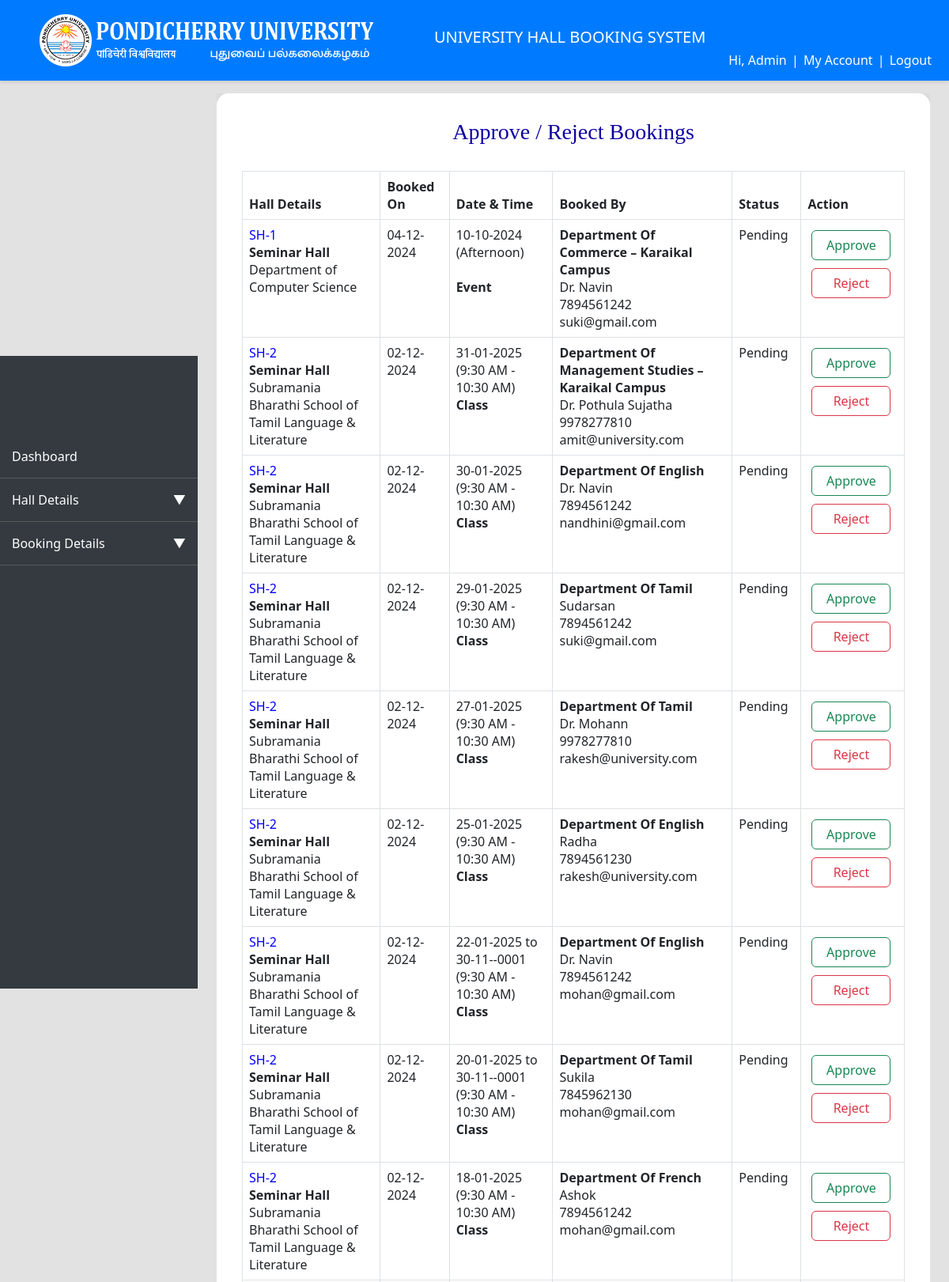
Screenshot of /status_update.php (signed in, upper part) with the database file from the repository.
### tables this page shows
CREATE TABLE `bookings` (
  `booking_id` int(11) NOT NULL,
  `hall_id` int(11) DEFAULT NULL,
  `user_id` int(11) DEFAULT NULL,
  `booking_date` date NOT NULL,
  `modified_date` date DEFAULT NULL,
  `start_date` date NOT NULL,
  `end_date` date NOT NULL,
  `start_time` time DEFAULT NULL,
  `end_time` time DEFAULT NULL,
  `purpose` enum('event','class') NOT NULL,
  `purpose_name` varchar(50) NOT NULL,
  `students_count` int(11) NOT NULL,
  `organiser_name` varchar(105) DEFAULT NULL,
  `organiser_department` varchar(255) DEFAULT NULL,
  `organiser_mobile` varchar(100) DEFAULT NULL,
  `organiser_email` varchar(100) DEFAULT NULL,
  `status` enum('pending','approved','booked','rejected','cancelled') DEFAULT NULL,
  `cancellation_reason` varchar(100) DEFAULT NULL,
  `rejection_reason` varchar(100) DEFAULT NULL,
  `slot_or_session` varchar(50) DEFAULT NULL
);

CREATE TABLE `hall_details` (
  `hall_id` int(11) NOT NULL,
  `type_id` int(11) NOT NULL,
  `hall_name` varchar(255) NOT NULL,
  `capacity` varchar(255) NOT NULL,
  `wifi` varchar(255) NOT NULL,
  `ac` varchar(255) NOT NULL,
  `projector` varchar(255) NOT NULL,
  `computer` varchar(255) NOT NULL,
  `audio_system` varchar(255) NOT NULL,
  `podium` varchar(255) NOT NULL,
  `ramp` varchar(255) NOT NULL,
  `smart_board` varchar(255) NOT NULL,
  `lift` varchar(255) NOT NULL,
  `white_board` varchar(255) NOT NULL,
  `blackboard` varchar(255) NOT NULL,
  `floor` enum('Ground Floor','First Floor','Second Floor','') NOT NULL,
  `zone` varchar(255) NOT NULL,
  `cost` varchar(255) NOT NULL,
  `image` varchar(255) NOT NULL,
  `availability` varchar(255) NOT NULL,
  `belongs_to` enum('Department','School','Administration','') NOT NULL,
  `department_id` int(11) DEFAULT NULL,
  `school_id` int(11) NOT NULL,
  `section_id` int(11) DEFAULT NULL,
  `section` varchar(25) NOT NULL,
  `incharge_name` varchar(255) NOT NULL,
  `designation` varchar(255) NOT NULL,
  `incharge_email` varchar(255) NOT NULL,
  `phone` varchar(255) NOT NULL,
  `from_date` date NOT NULL,
  `updated_date` varchar(6) NOT NULL
);

CREATE TABLE `hall_type` (
  `type_id` int(11) NOT NULL,
  `type_name` enum('Seminar Hall','Auditorium','Lecture Hall Room','Conference Hall') NOT NULL,
  `updated_date` date NOT NULL
);

CREATE TABLE `departments` (
  `department_id` int(10) NOT NULL,
  `school_id` int(11) DEFAULT NULL,
  `department_name` varchar(150) NOT NULL,
  `hod_name` varchar(255) NOT NULL,
  `hod_contact_mobile` varchar(11) NOT NULL,
  `designation` varchar(255) NOT NULL,
  `hod_contact_email` varchar(255) NOT NULL,
  `hod_intercom` varchar(255) NOT NULL
);

### status_update.php (the view, shortened to what this page needs)
<?php
include 'assets/conn.php';
include 'assets/header.php';
$sql = "
    SELECT b.*, r.*, d.*, ht.type_name  -- Fetching all booking, hall_details, department, and hall type details
    FROM bookings b
    JOIN hall_details r ON b.hall_id = r.hall_id
    LEFT JOIN departments d ON d.department_id = r.department_id
    LEFT JOIN hall_type ht ON r.type_id = ht.type_id  -- Joining hall_type table to get the type_name
    WHERE b.status = 'pending'";
$sql .= " ORDER BY b.booking_id DESC";
$stmt = $conn->prepare($sql);
$stmt->execute();
$result = $stmt->get_result();
?>
<!DOCTYPE html>
<html lang="en">
<head>
    <link rel="stylesheet" href="https://cdn.jsdelivr.net/npm/flatpickr/dist/flatpickr.min.css">
    <link href="https://cdn.jsdelivr.net/npm/bootstrap@5.3.0/dist/css/bootstrap.min.css" rel="stylesheet">
    <link rel="stylesheet" href="assets/design.css" />
</head>
<body>
<div class="container1-fluid">
        <div class="container1 mt-5">
            <div class="table-wrapper">
            <div class="card shadow-lg">
                    <div class="card-body">
     <table width="100%" class="table table-bordered">
        <thead> <center><h3 style="color:#0e00a3">Approve / Reject Bookings</h3><br>
        </center>
            <tr>
                <th width="20%">Hall Details</th>
                <th width="10%">Booked On</th>
                <th width="15%">Date & Time</th>
                <th width="20%">Booked By</th>
                <th width="10%">Status</th>
                <th width="10%">Action</th>
            </tr>
        </thead>
        <tbody>
            <?php if ($result->num_rows > 0): ?>
                <?php while ($row = $result->fetch_assoc()): ?>
                    <tr>
                        <td><span style="color:blue;"><?php echo strtoupper($row['hall_name']);?></span> <br>
                      <b>  <?php echo ucwords($row['type_name']);?>  </b><br>
                        <?php echo $row['department_name'];?>
                        </td>
                        <td><?php echo date("d-m-Y", strtotime($row['booking_date'])) . "  <br>";?></td>
                       <td>
                <?php
                    if ($row['start_date'] == $row['end_date']) {
                        echo date("d-m-Y", strtotime($row['start_date']))."<br>" ;
                    } else {
                        echo date("d-m-Y", strtotime($row['start_date'])) . " to " . date("d-m-Y", strtotime($row['end_date'])) . "<br>";
                    }
                    $booked_slots_string = $row['slot_or_session'];
$booked_slots = array_map('intval', explode(',', $booked_slots_string));
sort($booked_slots);
$forenoon_slots = [1, 2, 3, 4];
$afternoon_slots = [5, 6, 7, 8];
$full_day_slots = [1, 2, 3, 4, 5, 6, 7, 8];
$slot_timings = [
    1 => '9:30 AM - 10:30 AM',
    2 => '10:30 AM - 11:30 AM',
    3 => '11:30 AM - 12:30 PM',
    4 => '12:30 PM - 1:30 PM',
    5 => '1:30 PM - 2:30 PM',
    6 => '2:30 PM - 3:30 PM',
    7 => '3:30 PM - 4:30 PM',
    8 => '4:30 PM - 5:30 PM'
];
$booking_type = '';
$booked_timings = '';
if ($booked_slots === $full_day_slots) {
    $booking_type = "Full Day";
} elseif ($booked_slots === $forenoon_slots) {
    $booking_type = "Forenoon";
} elseif ($booked_slots === $afternoon_slots) {
    $booking_type = "Afternoon";
} else {
    $booked_timings = implode("<br> ", array_map(function($slot) use ($slot_timings) {
        return $slot_timings[$slot];
    }, $booked_slots));
}
if (!empty($booking_type)) {
    echo "(" . $booking_type . ")<br>";
}
if (!empty($booked_timings)) {
    echo "(" . $booked_timings . ")";
}
                ?>
                <br><b><?php echo ucwords($row['purpose_name']);?></b>
            </td>
            <td><b><?php echo  ucwords($row['organiser_department']);?></b><br>
                <?php echo  ucwords($row['organiser_name']);?><br>
         <?php echo $row['organiser_mobile'];?><br>
            <?php echo $row['organiser_email'];?>
            </td>
                        <td><?php echo ucwords(htmlspecialchars($row['status'])); ?></td>
                        <td>
                        <form action="status_update.php" method="post" style="display:inline;" onsubmit="return confirmAction(event);">
    <button type="submit" name="new_status" value="approved" class="btn btn-outline-success">Approve</button>
    <button type="submit" name="new_status" value="rejected" class="btn btn-outline-danger">Reject</button>
</form>
                        </td>
                    </tr>
                <?php endwhile; ?>
            <?php else: ?>
                <tr><td colspan="5">No pending requests.</td></tr>
            <?php endif; ?>
        </tbody>
    </table>
</div>
</div>
</div>
</div>
</div>
</body>
</html>

### assets/design.css (style rules this page uses)
body { background: #e2e2e2; }
.card { border: none; border-radius: 15px; }
.card-body { padding: 2rem; }
body { padding-top: 70px; }

### status_update.php (style rules this page uses)
.table-wrapper { overflow-x: auto; max-width: 100%; }
.container1 { margin-left: 250px; width: calc(100% - 250px); max-width: none; }
.container1-fluid { display: flex; justify-content: space-between; align-items: center; padding: 0 2%; }
.card { border: none; }
h3 { font-family: 'Times New Roman', Times, serif; }
.btn { width: 100px; margin: 5px; font-size: 16px; text-align: center; line-height: 30px; padding: 3px; }

### rows the page displays
bookings: hall.hall_name "SH-1", hall_type.type_name "Seminar Hall", departments.department_name "Department of Computer Science", booking_date "04-12-2024", start_date "10-10-2024", slot_or_session "Afternoon", purpose_name "Event", organiser_department "Department Of Commerce – Karaikal Campus", organiser_name "Dr. Navin", organiser_mobile "7894561242", organiser_email "suki@gmail.com", status "Pending"
bookings: hall.hall_name "SH-2", hall_type.type_name "Seminar Hall", departments.department_name "Subramania Bharathi School of Tamil Language & Literature", booking_date "02-12-2024", start_date "31-01-2025", slot_or_session "9:30 AM - 10:30 AM", purpose_name "Class", organiser_department "Department Of Management Studies – Karaikal Campus", organiser_name "Dr. Pothula Sujatha", organiser_mobile "9978277810", organiser_email "amit@university.com", status "Pending"
bookings: hall.hall_name "SH-2", hall_type.type_name "Seminar Hall", departments.department_name "Subramania Bharathi School of Tamil Language & Literature", booking_date "02-12-2024", start_date "30-01-2025", slot_or_session "9:30 AM - 10:30 AM", purpose_name "Class", organiser_department "Department Of English", organiser_name "Dr. Navin", organiser_mobile "7894561242", organiser_email "nandhini@gmail.com", status "Pending"
bookings: hall.hall_name "SH-2", hall_type.type_name "Seminar Hall", departments.department_name "Subramania Bharathi School of Tamil Language & Literature", booking_date "02-12-2024", start_date "29-01-2025", slot_or_session "9:30 AM - 10:30 AM", purpose_name "Class", organiser_department "Department Of Tamil", organiser_name "Sudarsan", organiser_mobile "7894561242", organiser_email "suki@gmail.com", status "Pending"
bookings: hall.hall_name "SH-2", hall_type.type_name "Seminar Hall", departments.department_name "Subramania Bharathi School of Tamil Language & Literature", booking_date "02-12-2024", start_date "27-01-2025", slot_or_session "9:30 AM - 10:30 AM", purpose_name "Class", organiser_department "Department Of Tamil", organiser_name "Dr. Mohann", organiser_mobile "9978277810", organiser_email "rakesh@university.com", status "Pending"
bookings: hall.hall_name "SH-2", hall_type.type_name "Seminar Hall", departments.department_name "Subramania Bharathi School of Tamil Language & Literature", booking_date "02-12-2024", start_date "25-01-2025", slot_or_session "9:30 AM - 10:30 AM", purpose_name "Class", organiser_department "Department Of English", organiser_name "Radha", organiser_mobile "7894561230", organiser_email "rakesh@university.com", status "Pending"
bookings: hall.hall_name "SH-2", hall_type.type_name "Seminar Hall", departments.department_name "Subramania Bharathi School of Tamil Language & Literature", booking_date "02-12-2024", start_date "22-01-2025", end_date "30-11--0001", slot_or_session "9:30 AM - 10:30 AM", purpose_name "Class", organiser_department "Department Of English", organiser_name "Dr. Navin", organiser_mobile "7894561242", organiser_email "mohan@gmail.com", status "Pending"
bookings: hall.hall_name "SH-2", hall_type.type_name "Seminar Hall", departments.department_name "Subramania Bharathi School of Tamil Language & Literature", booking_date "02-12-2024", start_date "20-01-2025", end_date "30-11--0001", slot_or_session "9:30 AM - 10:30 AM", purpose_name "Class", organiser_department "Department Of Tamil", organiser_name "Sukila", organiser_mobile "7845962130", organiser_email "mohan@gmail.com", status "Pending"
bookings: hall.hall_name "SH-2", hall_type.type_name "Seminar Hall", departments.department_name "Subramania Bharathi School of Tamil Language & Literature", booking_date "02-12-2024", start_date "18-01-2025", slot_or_session "9:30 AM - 10:30 AM", purpose_name "Class", organiser_department "Department Of French", organiser_name "Ashok", organiser_mobile "7894561242", organiser_email "mohan@gmail.com", status "Pending"

### other values shown
$_SESSION['username'] "Admin"
